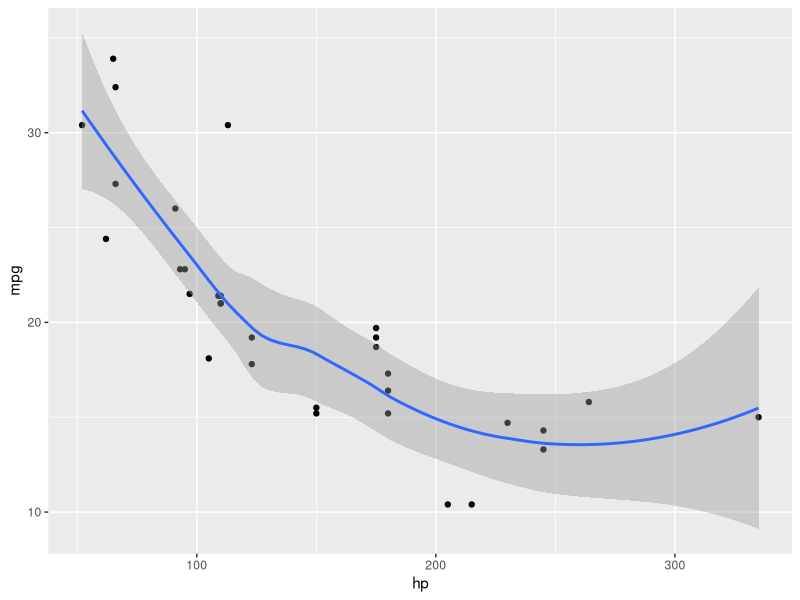

This figure's R source:
## ---- chunk 1
library(ggplot2)
qplot(hp, mpg, data=mtcars)+geom_smooth() 
## ---- chunk 2
print(sessionInfo(), locale = FALSE)
